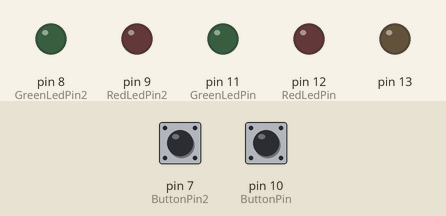
Bench run of a sketch on a simulated Arduino Uno, built with avr-gcc and run on an emulated ATmega328P. Parts: output pins drawn as LEDs (lit = HIGH). Dashed ring = blinking. Inputs (shaded band) come from the test bench; at power-on: pin 7 (ButtonPin2) HIGH, pin 10 (ButtonPin) HIGH.

Above: at 1.1 s.
2.3 s: pin 7 (ButtonPin2) pulled LOW for 0.15 s
At 3.9 s:
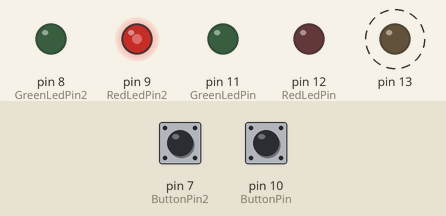
5.4 s: pin 10 (ButtonPin) pulled LOW for 0.15 s
At 6.9 s:
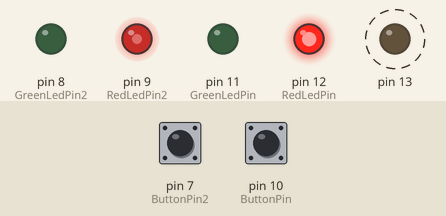
8.5 s: pin 7 (ButtonPin2) pulled LOW for 1 s
At 9.8 s:
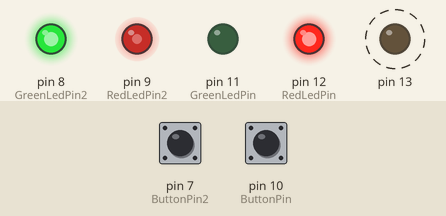
11.9 s: pin 10 (ButtonPin) pulled LOW for 1 s
At 13.3 s:
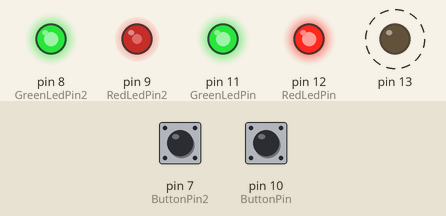
15.0 s: pin 7 (ButtonPin2) pulled LOW for 0.15 s
At 16.5 s:
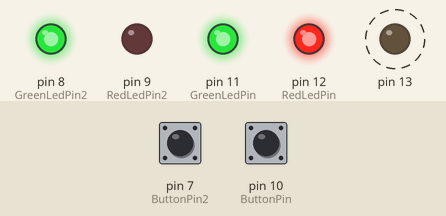
18.1 s: pin 10 (ButtonPin) pulled LOW for 0.15 s
At 19.6 s:
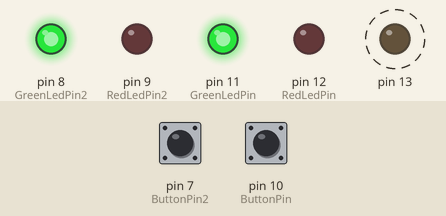
Timing chart, 0 to 22.2 s (numbered marks = the images above; inputs shaded):
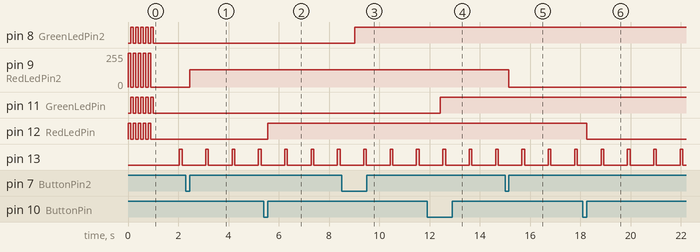

The sketch:

ButtonClickPress.ino
```cpp
const int RedLedPin = 12;
const int GreenLedPin = 11;
const int ButtonPin = 10;

const int RedLedPin2 = 9;
const int GreenLedPin2 = 8;
const int ButtonPin2 = 7;

bool g_RedLedActive = false;
bool g_GreenLedActive = false;
bool g_RedLed2Active = false;
bool g_GreenLed2Active = false;

class CButtonHandler
{
public:
  CButtonHandler()
:
    m_HoldThreshold(500)
      , m_PrevButtonPressed(false)
        , m_Counter(0)
          , m_ButtonState(Neutral)
          {
          }

  void Update(bool ButtonPressed)
  {
    // set to 'default' state
    m_ButtonState = Neutral;

    if(m_PrevButtonPressed != ButtonPressed)
    {
      // change in state
      m_PrevButtonPressed = ButtonPressed;
      if(!m_PrevButtonPressed)
      { // pressed -> released
        if(m_Counter<m_HoldThreshold)
        {
          // 'short' press
          m_ButtonState = Clicked;
        }
        m_Counter = 0;
      }
    }
    else if(m_PrevButtonPressed)
    {
      // continuously pressed
      if(m_Counter<m_HoldThreshold)
      {
        // not (yet)a a'long' press
        ++m_Counter;
      }
      else if(m_Counter == m_HoldThreshold)
      {
        m_ButtonState = Hold;
        ++m_Counter;//prevent re-triggering hold again
      }
    }
  }

  bool ButtonClicked() const
  {
    return m_ButtonState == Clicked;
  }

  bool ButtonHold() const
  {
    return m_ButtonState == Hold;
  }
private:
  const int m_HoldThreshold;

  enum EButtonState
  {
    Neutral,
    Clicked,
    Hold
  };

  bool m_PrevButtonPressed;
  int m_Counter;
  EButtonState m_ButtonState;
};

class CPeriodicTrigger
{
public:
  CPeriodicTrigger()
:
    m_Period(1)
      , m_Duration(1)
        , m_Counter(1)
        {
        }

  void Configure(int Period, int Duration)
  {
    m_Period = Period;
    m_Duration = Duration;
  }

  void Update()
  {
    if(1<m_Counter)
    {
      --m_Counter;
    }
    else
    {
      m_Counter = m_Period;
    }
  }

  bool TriggerOn() const
  {
    return (m_Counter == 1);
  }

  bool TriggerOff() const
  {
    int TriggerOff = m_Period - m_Duration;
    return (m_Counter == TriggerOff);
  }

private:
  int m_Period;
  int m_Duration;
  int m_Counter;
};

CButtonHandler ButtonHandler1;
CButtonHandler ButtonHandler2;
CPeriodicTrigger StepTrigger;


void setup()
{
  pinMode(RedLedPin, OUTPUT);
  pinMode(GreenLedPin, OUTPUT);
  pinMode(ButtonPin, INPUT_PULLUP);

  pinMode(RedLedPin2, OUTPUT);
  pinMode(GreenLedPin2, OUTPUT);
  pinMode(ButtonPin2, INPUT_PULLUP);

  pinMode(13, OUTPUT);

  Serial.begin(9600);

  StepTrigger.Configure(1000, 100);

  for(int Repeat = 0; Repeat<5; ++Repeat)
  {
    digitalWrite(RedLedPin, HIGH);
    digitalWrite(GreenLedPin, LOW);
    digitalWrite(RedLedPin2, HIGH);
    digitalWrite(GreenLedPin2, LOW);
    delay(100);

    digitalWrite(RedLedPin, LOW);
    digitalWrite(GreenLedPin, HIGH);
    digitalWrite(RedLedPin2, LOW);
    digitalWrite(GreenLedPin2, HIGH);
    delay(100);
  }

  digitalWrite(RedLedPin, g_RedLedActive);
  digitalWrite(GreenLedPin, g_GreenLedActive);
  digitalWrite(RedLedPin2, g_RedLed2Active);
  digitalWrite(GreenLedPin2, g_GreenLed2Active);
}

void loop()
{
  bool Button1Pressed = (digitalRead(ButtonPin)==LOW);
  bool Button2Pressed = (digitalRead(ButtonPin2)==LOW);

  ButtonHandler1.Update(Button1Pressed);
  ButtonHandler2.Update(Button2Pressed);
  StepTrigger.Update();

  if(ButtonHandler1.ButtonClicked())
  { // toggle red led
    g_RedLedActive = !g_RedLedActive;
  }
  else if(ButtonHandler1.ButtonHold())
  {
    //toggle green led
    g_GreenLedActive = !g_GreenLedActive;
  }

  if(ButtonHandler2.ButtonClicked())
  { // toggle red led
    g_RedLed2Active = !g_RedLed2Active;
  }
  else if(ButtonHandler2.ButtonHold())
  {
    //toggle green led
    g_GreenLed2Active = !g_GreenLed2Active;
  }

  int RedLedValue = g_RedLedActive ? 128 : 0;
  analogWrite(RedLedPin, RedLedValue);
  digitalWrite(GreenLedPin, g_GreenLedActive ? HIGH : LOW);

  int RedLedValue2 = g_RedLed2Active ? 128 : 0;
  analogWrite(RedLedPin2, RedLedValue2);
  digitalWrite(GreenLedPin2, g_GreenLed2Active ? HIGH : LOW);

  if(StepTrigger.TriggerOn())
  {
    digitalWrite(13, HIGH);
  }
  else if(StepTrigger.TriggerOff())
  {
    digitalWrite(13, LOW);
  }

  delay(1);//delay 1 millisecond
}
```

Measured:
- after the input at 2.3 s, pin 9 (RedLedPin2): 0/255 → 128/255 after 0.15 s
- after the input at 5.4 s, pin 12 (RedLedPin): LOW → HIGH after 0.15 s
- after the input at 8.5 s, pin 8 (GreenLedPin2): LOW → HIGH after 0.53 s
- after the input at 11.9 s, pin 11 (GreenLedPin): LOW → HIGH after 0.53 s
- after the input at 15.0 s, pin 9 (RedLedPin2): 128/255 → 0/255 after 0.15 s
- after the input at 18.1 s, pin 12 (RedLedPin): HIGH → LOW after 0.15 s
- by itself, pin 13: alternates HIGH for 0.11 s and LOW for 0.94 s
